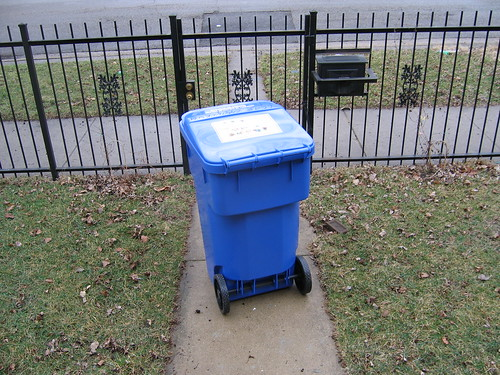
#> input picture bin_detection/data/validation/0061.jpg, 500 x 375 px; its folder holds only this picture in this run
$ python bin_detector.py
#> lines starting #> are read from the running program, lines starting #| are printed output that depends on the picture; after the words box and inside, x2 and y2 are one past the last pixel; in counts of white or black regions, pixels touching at a corner belong together
'''
ECE276A WI22 PR1: Color Classification and Recycling Bin Detection
'''

import numpy as np
import cv2, os
from skimage.measure import label, regionprops
import pickle
from matplotlib import pyplot as plt

class BinDetector():
	def __init__(self):
		'''
			Initilize your bin detector with the attributes you need,
			e.g., parameters of your classifier
		'''
		folder_path = os.path.dirname(os.path.abspath(__file__))
		model_params_file = os.path.join(folder_path, 'parameters.pkl')
		with open(model_params_file, 'rb') as f:
			params = pickle.load(f)
		self.theta_1, self.theta_2 = params[0], params[1]
		self.mu_1, self.mu_2 = params[2], params[3]
		self.sig2_1, self.sig2_2 = params[4], params[5]


	def segment_image(self, img):
		'''
			Obtain a segmented image using a color classifier,
			e.g., Logistic Regression, Single Gaussian Generative Model, Gaussian Mixture,
			call other functions in this class if needed

			Inputs:
				img - original image
			Outputs:
				mask_img - a binary image with 1 if the pixel in the original image is red and 0 otherwise
		'''
		################################################################
		# YOUR CODE AFTER THIS LINE

		# Replace this with your own approach

		# img = cv2.cvtColor(img, cv2.COLOR_BGR2YUV)
		img = cv2.cvtColor(img, cv2.COLOR_BGR2RGB)
		X = img.reshape((img.shape[0] * img.shape[1]), img.shape[2]) # reshape the img to (m x n, 3)
		mask_img = np.zeros(img.shape[0] * img.shape[1], dtype=np.uint8)

		size = 300
		for i in range(len(X) // size):
			s, e = size * i, size * (i + 1)
			is_bin_prob = self.compute_probability(X[s: e], self.mu_1, self.sig2_1, self.theta_1)
			not_bin_prob = self.compute_probability(X[s: e], self.mu_2, self.sig2_2, self.theta_2)
			mask_img[s: e] = is_bin_prob > not_bin_prob

		mask_img = mask_img.reshape(img.shape[0], img.shape[1]) # reshape back

		# YOUR CODE BEFORE THIS LINE
		################################################################
		return mask_img

	def compute_probability(self, X, mu, sig2, theta):
		'''
        using the equation talked about in lecture 5 and slide 18 equation
    	Naive Bayes Model
        '''
		return np.log(theta) - 1/2 * np.log(np.linalg.det(sig2)) - 1/2 * np.diag((X - mu) @ np.linalg.inv(sig2) @ (X - mu).T)

	def get_bounding_boxes(self, img):
		'''
			Find the bounding boxes of the recycling bins
			call other functions in this class if needed

			Inputs:
				img - original image
			Outputs:
				boxes - a list of lists of bounding boxes. Each nested list is a bounding box in the form of [x1, y1, x2, y2]
				where (x1, y1) and (x2, y2) are the top left and bottom right coordinate respectively
		'''
		################################################################
		# YOUR CODE AFTER THIS LINE

		# Replace this with your own approach

		kernel = np.ones((9, 9), np.uint8)
		erode = cv2.erode(255 * img, kernel, iterations = 1)
		dilation = cv2.dilate(erode, kernel, iterations = 1)
		_, binary = cv2.threshold(dilation, 127, 255, cv2.THRESH_BINARY) # transform the image to binary
		contours, hierarchy = cv2.findContours(binary, cv2.RETR_EXTERNAL, cv2.CHAIN_APPROX_NONE) # find contours

		boxes = []
		for cnt in contours:
			x, y, w, h = cv2.boundingRect(cnt)
			area_ratio = cv2.contourArea(cnt) / (img.shape[0] * img.shape[1])
			if 1 <= h / w <= 2 and area_ratio > 0.005:
				boxes.append([x, y, x + w, y + h])

		# YOUR CODE BEFORE THIS LINE
		################################################################

		return boxes


if __name__ == '__main__':
	folder = 'data/validation'
	n = len(next(os.walk(folder))[2])
	for filename in os.listdir(folder):
		if filename.endswith('.jpg'):
			img = cv2.imread(os.path.join(folder, filename))
#> img is the input picture: shape (375, 500, 3); mean B, G, R 119.6, 120.1, 115.4
		else:
			continue
		bin_detector = BinDetector()
#> (reads bin_detection/parameters.pkl from the repository)
		mask = bin_detector.segment_image(img)
#> the loop in segment_image, `for i in range(len(X) // size):` made 625 passes
#> (s, e) on passes 1 to 3: (0, 300), (300, 600), (600, 900)
#> in segment_image, `mask_img = mask_img.reshape(img.shape[0], img.shape[1])`:
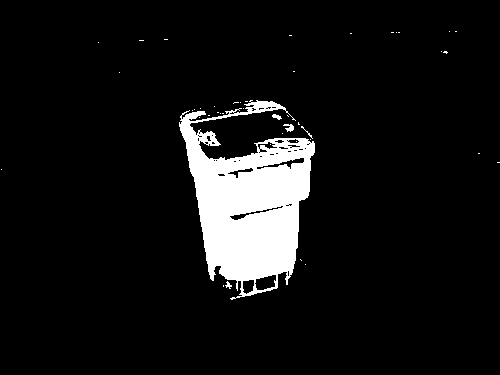
#> mask_img: shape (375, 500); values 0 (black) and 1 (white), 7.8% white; 44 white regions (39 under 20 px), largest, box (x1, y1, x2, y2) and area: (179, 100, 315, 300) 14423, (283, 124, 294, 132) 51, (272, 114, 282, 120) 34, (225, 281, 232, 289) 27, (301, 126, 313, 139) 22
		filename = filename.split('.')[0]
		fig, ax = plt.subplots(figsize=(8, 6))
		ax.imshow(~mask, cmap = plt.cm.binary)
		ax.axis('off')
		plt.savefig(f'{filename}_binary.jpg', format='jpg')
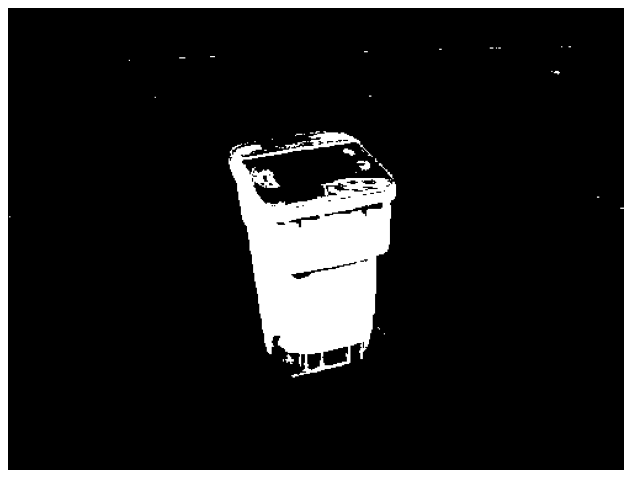
#> figure drawn by matplotlib, 1 panel
		plt.show()

		boxes = bin_detector.get_bounding_boxes(mask)
#> in get_bounding_boxes, `erode = cv2.erode(255 * img, kernel, iterations = 1)`:
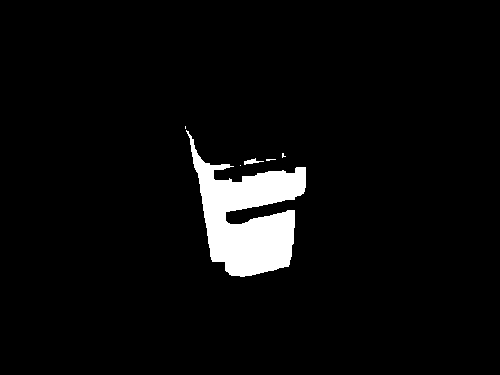
#> erode: shape (375, 500); 4.5% white; 6 white regions (4 under 20 px), largest, box (x1, y1, x2, y2) and area: (186, 130, 306, 277) 8392, (244, 158, 264, 165) 61
#> in get_bounding_boxes, `dilation = cv2.dilate(erode, kernel, iterations = 1)`:
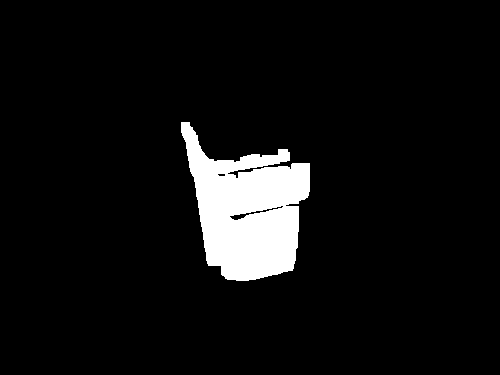
#> dilation: shape (375, 500); 6.5% white; 1 white region
#> in get_bounding_boxes, `contours, hierarchy = cv2.findContours(binary, cv2.RETR_EXTERNAL, cv2...`: contours = 1 contour; box (x1, y1, x2, y2) and area: (181, 122, 310, 281) 12038
#> the loop in get_bounding_boxes, `for cnt in contours:` made 1 pass
#> (x, y, w, h, area_ratio) on pass 1: (181, 122, 129, 159, 0.0642)
#> after the loop in get_bounding_boxes, `for cnt in contours:`: boxes = [[181, 122, 310, 281]]
#> boxes = [[181, 122, 310, 281]]
		img = cv2.cvtColor(img, cv2.COLOR_BGR2RGB)
		for box in boxes:
			x1, y1, x2, y2 = box[0], box[1], box[2], box[3]
			cv2.rectangle(img, (x1, y1), (x2, y2), (255, 0, 0), 9)
#> this loop made 1 pass
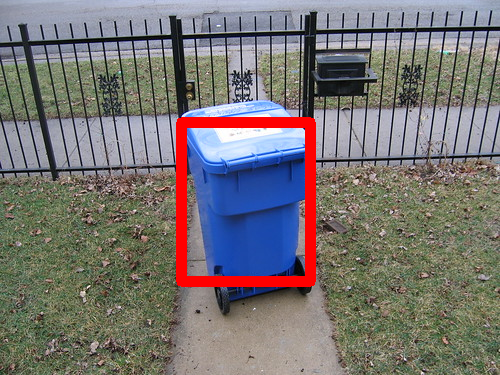
#> img: shape (375, 500, 3); mean R, G, B 120, 115.9, 115
		fig, ax = plt.subplots(figsize=(8, 6))
		ax.imshow(img)
		ax.axis('off')
		plt.savefig(f'{filename}_img.jpg', format='jpg')
		plt.show()
